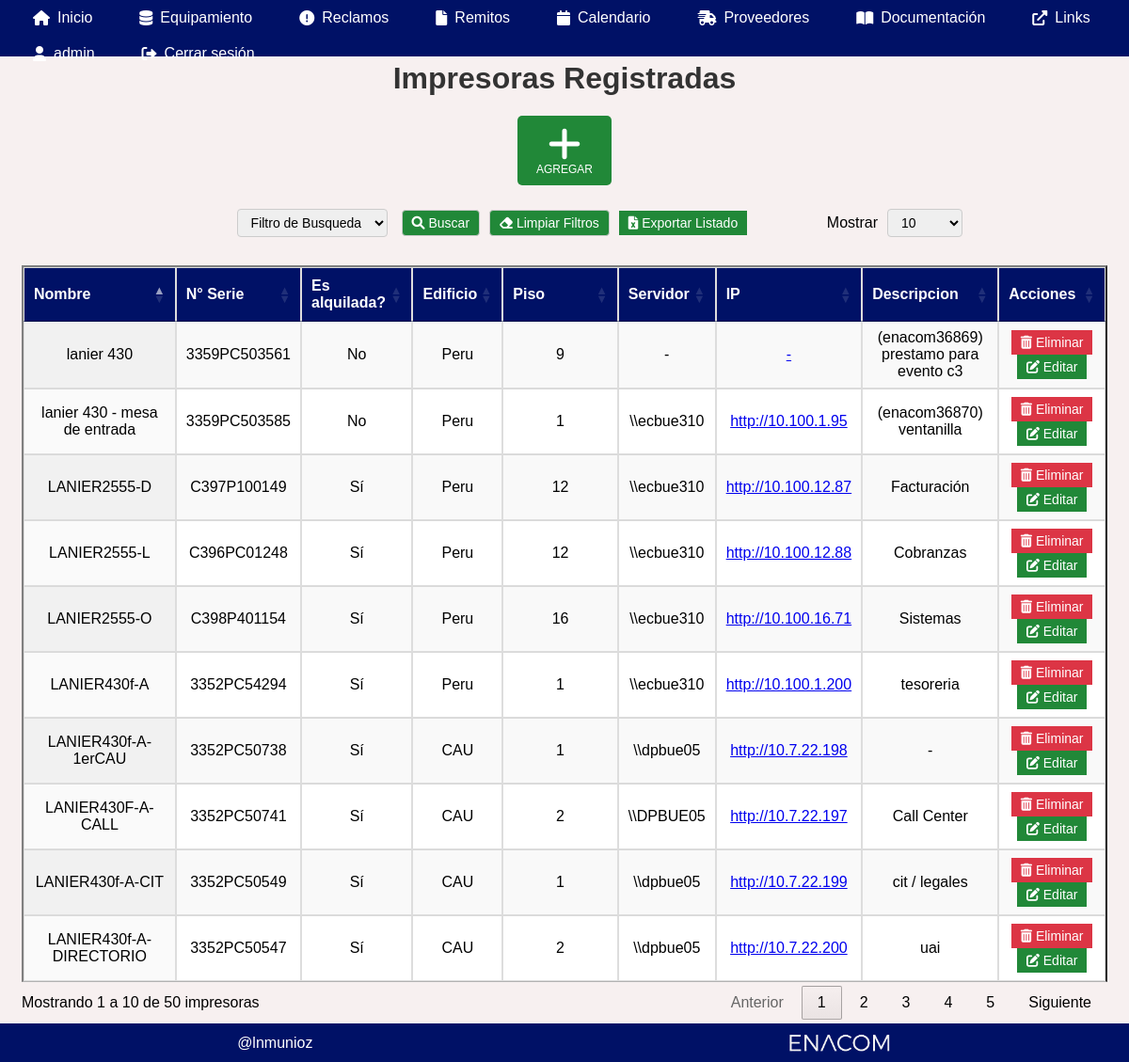
Page /impresoras (signed in) on the committed database.
### models.py (models this page shows)
class Impresora(db.Model):
    id = db.Column(db.Integer, primary_key=True, autoincrement=True)
    nombre = db.Column(db.String(50), nullable=False)
    numero_serie = db.Column(db.String(50), nullable=False)
    alquilada = db.Column(Boolean, nullable=False)
    edificio = db.Column(db.String(50), nullable=False)
    piso = db.Column(db.String(10), nullable=False)
    servidor = db.Column(db.String(50), nullable=True)
    ip = db.Column(db.String(50), nullable=True)
    descripcion = db.Column(db.Text, nullable=True)

### routes/impresoras.py (the view)
@impresoras_bp.route('/impresoras', methods=['GET'])
@login_required
@lectura_allowed
def impresoras():
    filtro = request.args.get('filtro', '')
    valor = request.args.get('valor', '')
    filtro_edificio = request.args.get('edificio', '')
    filtro_piso = request.args.get('piso', '')
    consulta = Impresora.query
    if filtro_edificio:
        consulta = consulta.filter(Impresora.edificio == filtro_edificio)
        if filtro_piso:  # Si también se selecciona un piso
            consulta = consulta.filter(Impresora.piso == filtro_piso)
    if filtro and valor:
        if filtro == 'ip':
            consulta = consulta.filter(Impresora.ip.contains(valor))
        elif filtro == 'numero_serie':
            consulta = consulta.filter(Impresora.numero_serie.contains(valor))
    impresoras = consulta.all()
    return render_template('impresoras.html', impresoras=impresoras, filtro=filtro, valor=valor, filtro_edificio=filtro_edificio, filtro_piso=filtro_piso)

### app2.py (called while the page is built)
@login_manager.user_loader
def load_user(user_id):
    return User.query.get(int(user_id))

### routes/auth.py (called while the page is built)
def lectura_allowed(f):
    @wraps(f)
    def decorated_function(*args, **kwargs):
        if not current_user.is_authenticated:
            abort(403)
        return f(*args, **kwargs)
    return decorated_function

### templates/impresoras.html (shortened to what this page needs)
{% extends "index.html" %}
{% block content %}
<h1>Impresoras Registradas</h1>
{% if current_user.role in ['basico', 'admin'] %}
<button id="btn-agregar" onclick="abrirVentana('{{ url_for('impresoras.agregar_impresora') }}')">
    <i class="fas fa-plus"></i>
    <span>AGREGAR</span>
</button>
{% endif %}
<form action="/impresoras" method="get">
    <div class="filtros-container">
        <select id="filtro" name="filtro" onchange="cambiarFiltro()">
            <option value="">Filtro de Busqueda</option>
        </select>
        <button type="submit"><i class="fas fa-search"></i> Buscar</button>
        <button type="button" onclick="limpiarFiltros()"><i class="fas fa-eraser"></i>  Limpiar Filtros</button>
        {% if current_user.role in ['basico', 'admin'] %}
        <a href="{{ url_for('exportar_excel', tipo='impresoras', filtro=filtro, valor=valor, edificio=filtro_edificio, piso=filtro_piso) }}"
            class="exportar-btn">
            <i class="fas fa-file-excel"></i> Exportar Listado
        </a>
        {% endif %}
    </div>
</form>
<table id="tabla-impresoras" class="display" border="2">
    <thead>
        <tr>
            <th>Nombre</th>
            <th>N° Serie</th>
            <th>Es alquilada?</th>
            <th>Edificio</th>
            <th>Piso</th>
            {% if current_user.role in ['basico', 'admin'] %}<th>Servidor</th>{% endif %}
            {% if current_user.role in ['basico', 'admin'] %}<th>IP</th>{% endif %}
            <th>Descripcion</th>
            {% if current_user.role in ['basico', 'admin'] %}<th>Acciones</th>{% endif %}
        </tr>
    </thead>
    <tbody>
        {% for impresora in impresoras %}
        <tr>
            <td>{{ impresora.nombre }}</td>
            <td>{{ impresora.numero_serie }}</td>
            <td>{% if impresora.alquilada %} Sí
                {% else %} No
                {% endif %}
            </td>
            <td>{{ impresora.edificio }}</td>
            <td>{{ impresora.piso }}</td>
            {% if current_user.role in ['basico', 'admin'] %}<td>{{ impresora.servidor if impresora.servidor else '-' }}</td>{% endif %}
            {% if current_user.role in ['basico', 'admin'] %}
            <td>{% if impresora.ip %}
                <a href="{{ impresora.ip }}" target="_blank">{{ impresora.ip }}</a>
                {% else %}
                -
                {% endif %}
            </td>
            {% endif %}
            <td>{{ impresora.descripcion if impresora.descripcion else '-' }}</td>
            {% if current_user.role in ['basico', 'admin'] %}
            <td>
                <form id="eliminarForm{{ impresora.id }}" action="/eliminar_impresora/{{ impresora.id }}" method="post" style="display:inline;">
                    <button type="button" class="eliminar" onclick="confirmarEliminacion({{ impresora.id }})"><i class="fas fa-trash-alt"></i> Eliminar</button>
                </form>
                <button type="button" onclick="abrirVentana('{{ url_for( 'impresoras.editar_impresora', id=impresora.id ) }}')"><i class="fas fa-edit"></i> Editar</button>
            </td>
            {% endif %}
        </tr>
        {% endfor %}
    </tbody>
</table>
{% endblock %}

### static/styles.css (style rules this page uses)
body { font-family: Arial, sans-serif; background-color: #f7f0f0; text-align: center; max-width: 100%; overflow-x: hidden; }
h1 { color: #333; }
table { width: 100%; margin: 20px auto; border-collapse: collapse; background: white; min-width: 600px; }
th, td { border: 1px solid #ddd; padding: 10px; }
th { background: #001166; color: white; }
button { background: #218838; font-size: 14px; color: white; border: none; padding: 5px 10px; cursor: pointer; }
button.eliminar { background: #dc3545; color: white; border: none; padding: 5px 10px; cursor: pointer; }
.exportar-btn { display: inline-block; font-size: 14px; padding: 5px 10px; background-color: #218838; color: white; text-decoration: none; text-align: center; }
form { margin-bottom: 20px; }
input, select { padding: 5px; margin: 5px; }
#btn-agregar { display: inline-flex; flex-direction: column; align-items: center; justify-content: center; padding: 10px 20px; background-color: #218838; color: white; text-decoration: none; border-radius: 5px; font-family: Arial, sans-serif; font-size: 20px; margin-bottom: 20px; transition: background-color 0.3s ease; }
#btn-agregar i { font-size: 40px; }
#btn-agregar span { font-size: 12px; }
.filtros-container { display: flex; align-items: center; gap: 10px; margin-bottom: 5px; }
.filtros-container button, .filtros-container select, .filtros-container input { padding: 5px 10px; border: 1px solid #ccc; border-radius: 4px; font-size: 14px; }
.content h1 { margin-top: 20px; }

### rows in the picture
Impresora: nombre "LANIER430f-A", numero_serie "3352PC54294", alquilada "Sí", edificio "Peru", piso "1", servidor "\\\\ecbue310", ip "http://10.100.1.200", descripcion "tesoreria"
Impresora: nombre "LANIER430F-A-CALL", numero_serie "3352PC50741", alquilada "Sí", edificio "CAU", piso "2", servidor "\\\\DPBUE05", ip "http://10.7.22.197", descripcion "Call Center"
Impresora: nombre "LANIER2555-D", numero_serie "C397P100149", alquilada "Sí", edificio "Peru", piso "12", servidor "\\\\ecbue310", ip "http://10.100.12.87", descripcion "Facturación"
Impresora: nombre "LANIER2555-L", numero_serie "C396PC01248", alquilada "Sí", edificio "Peru", piso "12", servidor "\\\\ecbue310", ip "http://10.100.12.88", descripcion "Cobranzas"
Impresora: nombre "LANIER2555-O", numero_serie "C398P401154", alquilada "Sí", edificio "Peru", piso "16", servidor "\\\\ecbue310", ip "http://10.100.16.71", descripcion "Sistemas"
Impresora: nombre "LANIER430f-A-1erCAU", numero_serie "3352PC50738", alquilada "Sí", edificio "CAU", piso "1", servidor "\\\\dpbue05", ip "http://10.7.22.198", descripcion "-"
Impresora: nombre "LANIER430f-A-CIT", numero_serie "3352PC50549", alquilada "Sí", edificio "CAU", piso "1", servidor "\\\\dpbue05", ip "http://10.7.22.199", descripcion "cit / legales"
Impresora: nombre "LANIER430f-A-DIRECTORIO", numero_serie "3352PC50547", alquilada "Sí", edificio "CAU", piso "2", servidor "\\\\dpbue05", ip "http://10.7.22.200", descripcion "uai"
Impresora: nombre "lanier 430", numero_serie "3359PC503561", alquilada "No", edificio "Peru", piso "9", servidor "-", ip "-", descripcion "(enacom36869) prestamo para evento c3"
Impresora: nombre "lanier 430 - mesa de entrada", numero_serie "3359PC503585", alquilada "No", edificio "Peru", piso "1", servidor "\\\\ecbue310", ip "http://10.100.1.95", descripcion "(enacom36870) ventanilla"

### other values in the picture
{{ session['username'] if 'username' in session else 'Perfil' }} "admin"
